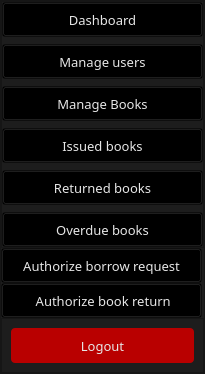
              <widget class="QFrame" name="frame_5">
               <property name="maximumSize">
                <size>
                 <width>200</width>
                 <height>16777215</height>
                </size>
               </property>
               <property name="styleSheet">
                <string notr="true">background-color: rgb(29, 29, 29);
color: rgb(231, 231, 231);</string>
               </property>
               <property name="frameShape">
                <enum>QFrame::StyledPanel</enum>
               </property>
               <property name="frameShadow">
                <enum>QFrame::Raised</enum>
               </property>
               <layout class="QVBoxLayout" name="verticalLayout_5">
                <property name="spacing">
                 <number>0</number>
                </property>
                <property name="leftMargin">
                 <number>0</number>
                </property>
                <property name="topMargin">
                 <number>0</number>
                </property>
                <property name="rightMargin">
                 <number>0</number>
                </property>
                <property name="bottomMargin">
                 <number>0</number>
                </property>
                <item>
                 <widget class="QFrame" name="frame_7">
                  <property name="maximumSize">
                   <size>
                    <width>16777215</width>
                    <height>60</height>
                   </size>
                  </property>
                  <property name="styleSheet">
                   <string notr="true">background-color: rgb(115, 115, 115);</string>
                  </property>
                  <property name="frameShape">
                   <enum>QFrame::StyledPanel</enum>
                  </property>
                  <property name="frameShadow">
                   <enum>QFrame::Raised</enum>
                  </property>
                  <widget class="QLabel" name="label_4">
                   <property name="geometry">
                    <rect>
                     <x>70</x>
                     <y>0</y>
                     <width>131</width>
                     <height>61</height>
                    </rect>
                   </property>
                   <property name="font">
                    <font>
                     <family>Nova Flat</family>
                     <pointsize>13</pointsize>
                    </font>
                   </property>
                   <property name="text">
                    <string>Userx</string>
                   </property>
                   <property name="alignment">
                    <set>Qt::AlignCenter</set>
                   </property>
                  </widget>
                  <widget class="QLabel" name="label_5">
                   <property name="geometry">
                    <rect>
                     <x>10</x>
                     <y>4</y>
                     <width>52</width>
                     <height>51</height>
                    </rect>
                   </property>
                   <property name="text">
                    <string/>
                   </property>
                   <property name="pixmap">
                    <pixmap resource="resources.qrc">:/icons/icons/user.png</pixmap>
                   </property>
                   <property name="scaledContents">
                    <bool>true</bool>
                   </property>
                  </widget>
                 </widget>
                </item>
                <item>
                 <widget class="QFrame" name="frame_8">
                  <property name="font">
                   <font>
                    <family>Nova Flat</family>
                   </font>
                  </property>
                  <property name="frameShape">
                   <enum>QFrame::StyledPanel</enum>
                  </property>
                  <property name="frameShadow">
                   <enum>QFrame::Raised</enum>
                  </property>
                  <layout class="QVBoxLayout" name="verticalLayout_6">
                   <property name="spacing">
                    <number>7</number>
                   </property>
                   <property name="leftMargin">
                    <number>0</number>
                   </property>
                   <property name="topMargin">
                    <number>0</number>
                   </property>
                   <property name="rightMargin">
                    <number>0</number>
                   </property>
                   <property name="bottomMargin">
                    <number>0</number>
                   </property>
                   <item>
                    <widget class="QPushButton" name="pushButton_4">
                     <property name="minimumSize">
                      <size>
                       <width>201</width>
                       <height>35</height>
                      </size>
                     </property>
                     <property name="maximumSize">
                      <size>
                       <width>201</width>
                       <height>35</height>
                      </size>
                     </property>
                     <property name="font">
                      <font>
                       <family>Nova Flat</family>
                       <pointsize>10</pointsize>
                      </font>
                     </property>
                     <property name="cursor">
                      <cursorShape>PointingHandCursor</cursorShape>
                     </property>
                     <property name="styleSheet">
                      <string notr="true">background-color: transparent;</string>
                     </property>
                     <property name="text">
                      <string>Dashboard</string>
                     </property>
                    </widget>
                   </item>
                   <item>
                    <widget class="QPushButton" name="pushButton_7">
                     <property name="minimumSize">
                      <size>
                       <width>201</width>
                       <height>35</height>
                      </size>
                     </property>
                     <property name="maximumSize">
                      <size>
                       <width>201</width>
                       <height>35</height>
                      </size>
                     </property>
                     <property name="font">
                      <font>
                       <family>Nova Flat</family>
                       <pointsize>10</pointsize>
                      </font>
                     </property>
                     <property name="cursor">
                      <cursorShape>PointingHandCursor</cursorShape>
                     </property>
                     <property name="styleSheet">
                      <string notr="true">background-color: transparent;</string>
                     </property>
                     <property name="text">
                      <string>Manage users</string>
                     </property>
                    </widget>
                   </item>
                   <item>
                    <widget class="QPushButton" name="pushButton_10">
                     <property name="minimumSize">
                      <size>
                       <width>201</width>
                       <height>35</height>
                      </size>
                     </property>
                     <property name="maximumSize">
                      <size>
                       <width>201</width>
                       <height>35</height>
                      </size>
                     </property>
                     <property name="font">
                      <font>
                       <family>Nova Flat</family>
                       <pointsize>10</pointsize>
                      </font>
                     </property>
                     <property name="cursor">
                      <cursorShape>PointingHandCursor</cursorShape>
                     </property>
                     <property name="styleSheet">
                      <string notr="true">background-color: transparent;</string>
                     </property>
                     <property name="text">
                      <string>Manage Books</string>
                     </property>
                    </widget>
                   </item>
                   <item>
                    <widget class="QPushButton" name="pushButton_5">
                     <property name="minimumSize">
                      <size>
                       <width>201</width>
                       <height>35</height>
                      </size>
                     </property>
                     <property name="maximumSize">
                      <size>
                       <width>201</width>
                       <height>35</height>
                      </size>
                     </property>
                     <property name="font">
                      <font>
                       <family>Nova Flat</family>
                       <pointsize>10</pointsize>
                      </font>
                     </property>
                     <property name="cursor">
                      <cursorShape>PointingHandCursor</cursorShape>
                     </property>
                     <property name="styleSheet">
                      <string notr="true">background-color: transparent;</string>
                     </property>
                     <property name="text">
                      <string>Issued books</string>
                     </property>
                    </widget>
                   </item>
                   <item>
                    <widget class="QPushButton" name="pushButton_6">
                     <property name="minimumSize">
                      <size>
                       <width>201</width>
                       <height>35</height>
                      </size>
                     </property>
                     <property name="maximumSize">
                      <size>
                       <width>201</width>
                       <height>35</height>
                      </size>
                     </property>
                     <property name="font">
                      <font>
                       <family>Nova Flat</family>
                       <pointsize>10</pointsize>
                      </font>
                     </property>
                     <property name="cursor">
                      <cursorShape>PointingHandCursor</cursorShape>
                     </property>
                     <property name="styleSheet">
                      <string notr="true">background-color: transparent;</string>
                     </property>
                     <property name="text">
                      <string>Returned books</string>
                     </property>
                    </widget>
                   </item>
                   <item>
                    <widget class="QPushButton" name="pushButton_9">
                     <property name="minimumSize">
                      <size>
                       <width>201</width>
                       <height>35</height>
                      </size>
                     </property>
                     <property name="maximumSize">
                      <size>
                       <width>201</width>
                       <height>35</height>
                      </size>
                     </property>
                     <property name="font">
                      <font>
                       <family>Nova Flat</family>
                       <pointsize>10</pointsize>
                      </font>
                     </property>
                     <property name="cursor">
                      <cursorShape>PointingHandCursor</cursorShape>
                     </property>
                     <property name="styleSheet">
                      <string notr="true">background-color: transparent;</string>
                     </property>
                     <property name="text">
                      <string>Overdue books</string>
                     </property>
                    </widget>
                   </item>
                  </layout>
                 </widget>
                </item>
                <item>
                 <widget class="QPushButton" name="pushButton_39">
                  <property name="minimumSize">
                   <size>
                    <width>201</width>
                    <height>35</height>
                   </size>
                  </property>
                  <property name="maximumSize">
                   <size>
                    <width>201</width>
                    <height>35</height>
                   </size>
                  </property>
                  <property name="font">
                   <font>
                    <family>Nova Flat</family>
                    <pointsize>10</pointsize>
                   </font>
                  </property>
                  <property name="cursor">
                   <cursorShape>PointingHandCursor</cursorShape>
                  </property>
                  <property name="styleSheet">
                   <string notr="true">background-color: transparent;</string>
                  </property>
                  <property name="text">
                   <string>Authorize borrow request</string>
                  </property>
                 </widget>
                </item>
                <item>
                 <widget class="QPushButton" name="pushButton_41">
                  <property name="minimumSize">
                   <size>
                    <width>201</width>
                    <height>35</height>
                   </size>
                  </property>
                  <property name="maximumSize">
                   <size>
                    <width>201</width>
                    <height>35</height>
                   </size>
                  </property>
                  <property name="font">
                   <font>
                    <family>Nova Flat</family>
                    <pointsize>10</pointsize>
                   </font>
                  </property>
                  <property name="cursor">
                   <cursorShape>PointingHandCursor</cursorShape>
                  </property>
                  <property name="styleSheet">
                   <string notr="true">background-color: transparent;</string>
                  </property>
                  <property name="text">
                   <string> Authorize book return</string>
                  </property>
                 </widget>
                </item>
                <item alignment="Qt::AlignBottom">
                 <widget class="QFrame" name="frame_9">
                  <property name="frameShape">
                   <enum>QFrame::StyledPanel</enum>
                  </property>
                  <property name="frameShadow">
                   <enum>QFrame::Raised</enum>
                  </property>
                  <layout class="QVBoxLayout" name="verticalLayout_7">
                   <item alignment="Qt::AlignBottom">
                    <widget class="QPushButton" name="pushButton_8">
                     <property name="minimumSize">
                      <size>
                       <width>0</width>
                       <height>35</height>
                      </size>
                     </property>
                     <property name="maximumSize">
                      <size>
                       <width>201</width>
                       <height>35</height>
                      </size>
                     </property>
                     <property name="font">
                      <font>
                       <family>Nova Flat</family>
                       <pointsize>10</pointsize>
                      </font>
                     </property>
                     <property name="cursor">
                      <cursorShape>PointingHandCursor</cursorShape>
                     </property>
                     <property name="styleSheet">
                      <string notr="true">background-color: rgb(185, 0, 0);
border-radius:4px</string>
                     </property>
                     <property name="text">
                      <string>Logout</string>
                     </property>
                    </widget>
                   </item>
                  </layout>
                 </widget>
                </item>
               </layout>
              </widget>
